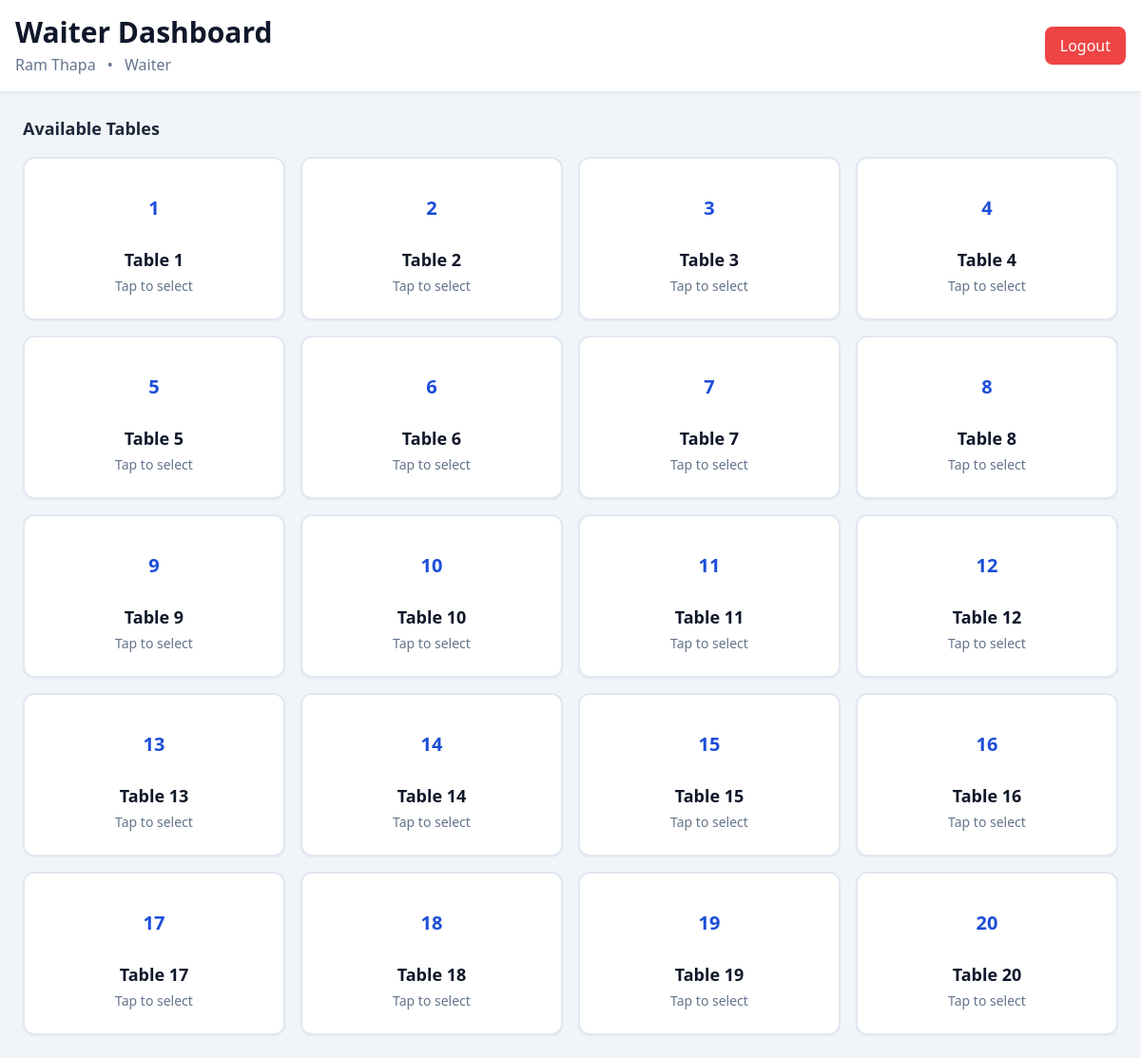
Screenshot of /orders/tables/ (signed in) with the database file from the repository.
### accounts/models.py (models this page shows)
class User(AbstractUser):
    class ROLE_CHOICES(models.TextChoices):
        WAITER = 'w', 'Waiter'
        BILLING = 'b', 'Billing'
        KITCHEN = 'k', 'Kitchen'
        OWNER = 'o', 'Owner'
    role = models.CharField(choices=ROLE_CHOICES, max_length=2)

### orders/models.py (models this page shows, shortened)
class Table(models.Model):
    name = models.CharField(max_length=20)
    is_reserved = models.BooleanField(default=False, null=True)

### orders/views.py (the view)
# urls.py: path("tables/", views.tables_view, name="tables_view_url"),
@role_required([User.ROLE_CHOICES.WAITER])
def tables_view(request):
    tables = Table.objects.all()
    return render(request, "orders/tables.html", {
        'tables': tables
    })

### orders/templates/orders/tables.html (shortened to what this page needs)
{% extends 'orders/base.html' %}
{% block heading %}
Waiter Dashboard
{% endblock %}
{% block main_content %}
<div>
    <h2 class="text-lg font-semibold text-slate-800 mb-4">
        Available Tables
    </h2>
    <div class="grid grid-cols-2 sm:grid-cols-3 lg:grid-cols-4 xl:grid-cols-5 gap-4">
        {% for table in tables %}
        <a id="{{table.id}}" href="{% url 'menu_view_url' table.id %}" class="bg-white border-2 border-slate-200 hover:border-blue-500 hover:bg-blue-50
                          rounded-xl p-6 shadow-sm transition-all duration-200
                          focus:outline-none focus:ring-4 focus:ring-blue-300">
            <div class="flex flex-col items-center justify-center text-center">
                <div id="table-icon-{{table.id}}" class="w-14 h-14 rounded-full flex items-center justify-center mb-3">
                    <span class="text-blue-700 font-bold text-xl">
                        {{ forloop.counter }}
                    </span>
                </div>
                <h3 class="text-lg font-bold text-slate-900">
                    {{ table.name }}
                </h3>
                <p class="text-sm text-slate-500 mt-1">
                    Tap to select
                </p>
            </div>
        </a>
        {% empty %}
        <div class="col-span-full">
            <div class="bg-white rounded-xl p-6 text-center text-slate-500">
                No tables available.
            </div>
        </div>
        {% endfor %}
    </div>
</div>
{% endblock %}

### orders/templates/orders/base.html (shortened to what this page needs)
<!DOCTYPE html>
<html lang="en">
<head>
    <script src="https://cdn.tailwindcss.com"></script>
</head>
<body class="bg-slate-100 min-h-screen">
    <header class="sticky top-0 z-50 bg-white border-b border-slate-200 shadow-sm">
        <div class="max-w-7xl mx-auto px-4 py-4">
            <div class="flex flex-col md:flex-row md:items-center md:justify-between gap-4">
                <div>
                    <h1 class="text-3xl font-bold text-slate-900">
                       {% block heading %}
                       {% endblock %}
                    </h1>
                    <div class="mt-1 text-md text-slate-500">
                        {{ request.user.first_name }} {{ request.user.last_name }}
                        <span class="mx-2">•</span>
                        {{ request.user.get_role_display }}
                    </div>
                </div>
                <a href="{% url 'logout_view_url' %}"
                    class="inline-flex items-center justify-center px-4 py-2 rounded-lg bg-red-500 hover:bg-red-600 text-white font-medium transition">
                    Logout
                </a>
            </div>
        </div>
    </header>
    <main class="max-w-7xl mx-auto p-4 md:p-6">
        {% block main_content %}
        {% endblock %}
    </main>
</body>
</html>

### rows the page displays
User: user.first_name "Ram", user.last_name "Thapa", user.role "Waiter"
Table: name "Table 1"
Table: name "Table 2"
Table: name "Table 3"
Table: name "Table 4"
Table: name "Table 5"
Table: name "Table 6"
Table: name "Table 7"
Table: name "Table 8"
Table: name "Table 9"
Table: name "Table 10"
Table: name "Table 11"
Table: name "Table 12"
Table: name "Table 13"
Table: name "Table 14"
Table: name "Table 15"
Table: name "Table 16"
Table: name "Table 17"
Table: name "Table 18"
Table: name "Table 19"
Table: name "Table 20"
